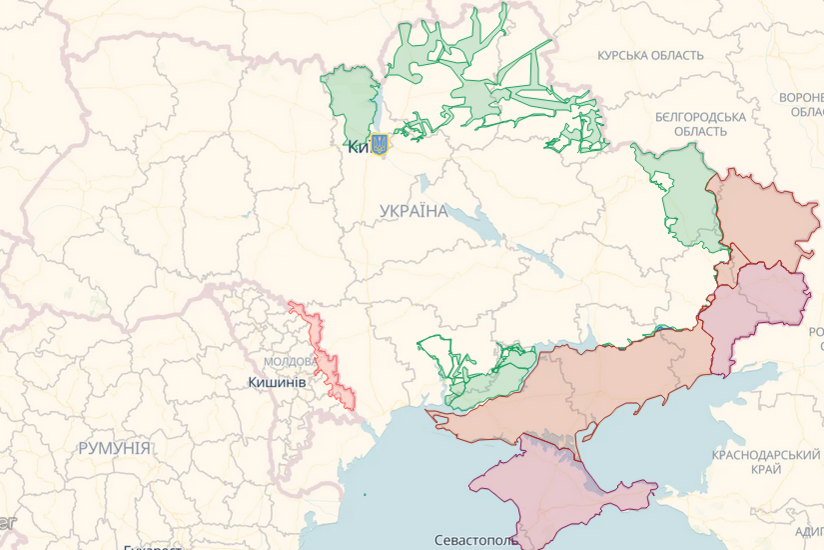
#> input picture screenshot_1689215168.5979602.png, 824 x 550 px, found by its file name
$ jupyter execute map_info_extractor.ipynb
#> lines starting #> are read from the running program, lines starting #| are printed output that depends on the picture
[cell 1]
from PIL import Image
import cv2
import numpy as np
from PIL import Image
from IPython.display import display
from matplotlib import pyplot as plt

[cell 2]
img = Image.open('images/screenshot_1689215168.5979602.png')
#> img is the input picture: PIL image 824x550 RGBA; mean R, G, B, A 239.8, 235.3, 225.5, 255
display(img)

[cell 3]
img_cv = np.array(img)
img_cv_cp = img_cv.copy()
if img_cv.shape[2] == 4:
    img_cv = cv2.cvtColor(img_cv, cv2.COLOR_RGBA2RGB)

[cell 4]
# FILTRO CANAL DE COLOR

[cell 5]
# Separar los canales de color
b, g, r = cv2.split(img_cv)
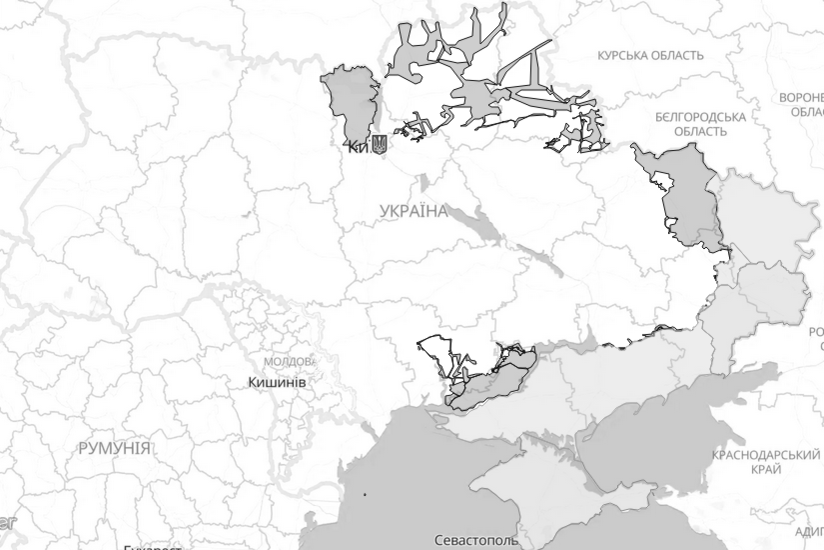
#> b: shape (550, 824); min 5, max 255, mean 239.8
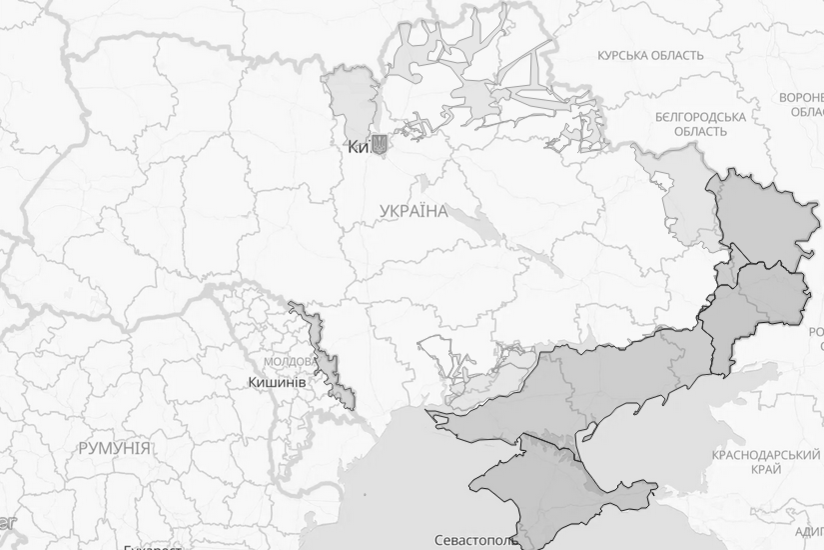
#> g: shape (550, 824); min 24, max 255, mean 235.3
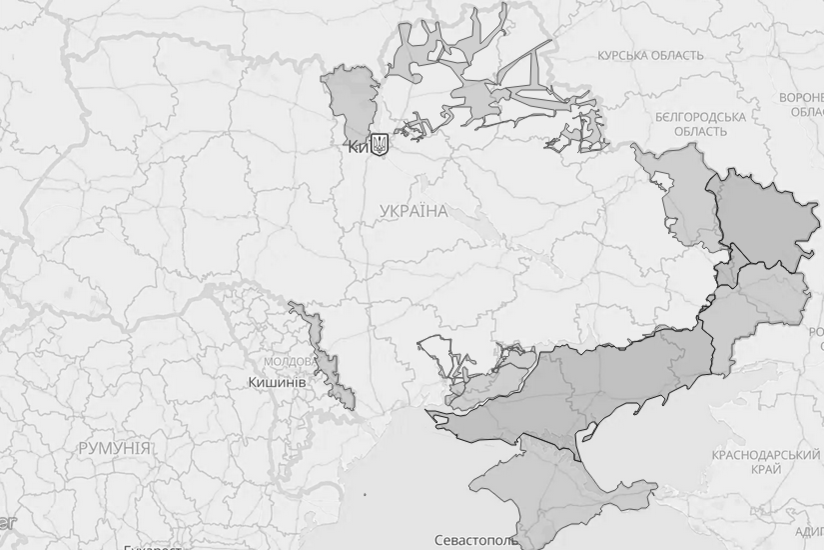
#> r: shape (550, 824); min 28, max 255, mean 225.5

# Mostrar cada canal por separado
plt.figure(figsize=(10, 10))
#> (this line was passed over: IPython is not available in this run)

plt.imshow(r, cmap='Reds')
#> (this line was passed over: IPython is not available in this run)
plt.title('Red Channel')
#> (this line was passed over: IPython is not available in this run)
plt.axis('off')
#> (this line was passed over: IPython is not available in this run)
plt.show()

plt.figure(figsize=(10, 10))
#> (this line was passed over: IPython is not available in this run)
plt.imshow(g, cmap='Greens')
#> (this line was passed over: IPython is not available in this run)
plt.title('Green Channel')
#> (this line was passed over: IPython is not available in this run)
plt.axis('off')
plt.show()

plt.figure(figsize=(10, 10))
plt.imshow(b, cmap='Blues')
plt.title('Blue Channel')
plt.axis('off')
plt.show()
